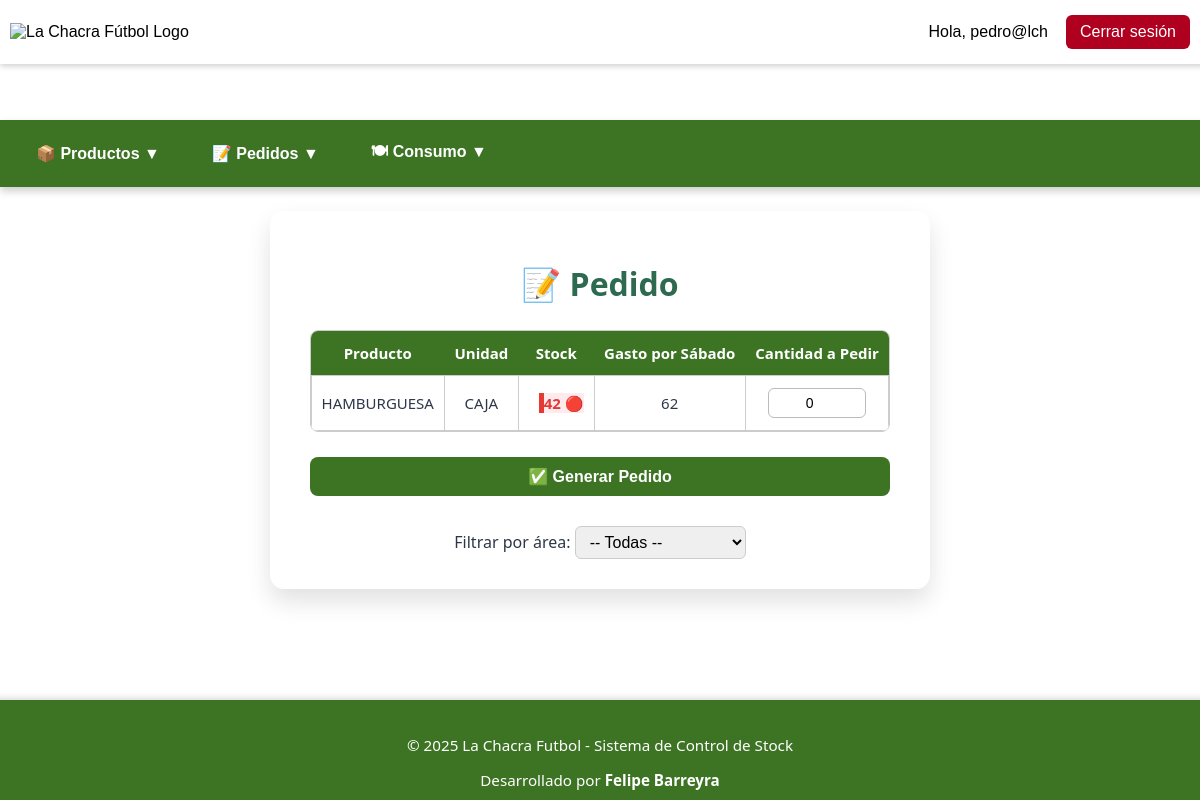
The app's page /index.php?seccion=formulario_pedido_manual (signed in) with its own data.
### tables this page shows
CREATE TABLE `productos` (
  `id` int(11) NOT NULL,
  `nombre` varchar(100) DEFAULT NULL,
  `unidad_medida` varchar(50) DEFAULT NULL,
  `cantidad_actual` decimal(10,2) DEFAULT NULL,
  `gasto_x_sabado` decimal(10,2) DEFAULT NULL,
  `fecha_ingreso` date NOT NULL DEFAULT current_timestamp(),
  `id_area` int(11) DEFAULT NULL
);

### controllers/controllerpedido.php (called while the page is built, shortened)
<?php
require_once __DIR__ . '/../models/modelproducto.php';
require_once __DIR__ . '/../models/modelpedido.php';
class PedidoController {
    public function formularioManual() {
        global $pdo;
        $productoModel = new Producto($pdo);
        $id_area = $_GET['id_area'] ?? null;
        if ($id_area) {
            $productos = $productoModel->obtenerProductosPorArea($id_area);
            $areaSeleccionada = $productoModel->obtenerNombreArea($id_area);
        } else {
            $productos = $productoModel->obtenerStockPorArea();
        }
        include __DIR__ . '/../views/pedido/generarpedido.php';
    }
}

### models/modelproducto.php (called while the page is built, shortened)
<?php
class Producto {
    private $pdo;
    public function __construct($pdo) {
        $this->pdo = $pdo;
    }
    public function obtenerStockPorArea() {
        $sql = "SELECT p.*, a.nombre AS nombre_area, a.id AS id_area
                FROM productos p
                JOIN areas a ON p.id_area = a.id
                ORDER BY a.nombre, p.nombre";
        $stmt = $this->pdo->query($sql);
        return $stmt->fetchAll();
    }
}

### views/pedido/generarpedido.php (the view, shortened to what this page needs)
<!DOCTYPE html>
<html lang="es">
<head>
    <link rel="stylesheet" href="css/styles.css">
</head>
<body>
<?php
function mostrarDecimalLimpio($num) {
    return rtrim(rtrim(number_format($num, 2, '.', ''), '0'), '.');
}
?>
<div class="pedido-form-container">
    <h1>📝 Pedido <?= $areaSeleccionada ? "– Área: $areaSeleccionada" : "" ?></h1>
    <form action="index.php?seccion=guardar_pedido_manual" method="POST" class="pedido-form">
        <div class="pedido-scroll">
            <table class="pedido">
                <thead>
                    <tr>
                        <th class="pedido">Producto</th>
                        <th class="pedido">Unidad</th>
                        <th class="pedido">Stock</th>
                        <th class="pedido">Gasto por Sábado</th>
                        <th class="pedido">Cantidad a Pedir</th>
                    </tr>
                </thead>
                <tbody>
                    <?php foreach ($productos as $p): ?>
                        <tr class="pedido">
                            <td class="pedido"><?= htmlspecialchars($p['nombre']) ?></td>
                            <td class="pedido"><?= htmlspecialchars($p['unidad_medida']) ?></td>
                            <td class="pedido">
                                <?php if ($p['cantidad_actual'] < $p['gasto_x_sabado']): ?>
                                    <span class="stock-alerta tooltip">
                                        <?= mostrarDecimalLimpio($p['cantidad_actual']) ?> 🔴
                                    </span>
                                <?php endif; ?>
                            </td>
                            <td class="pedido"><?= mostrarDecimalLimpio($p['gasto_x_sabado']) ?></td>
                            <td class="pedido">
                                <input type="number" name="productos[<?= $p['id'] ?>]" min="0" value="0" class="pedido-cantidad">
                            </td>
                        </tr>
                    <?php endforeach; ?>
                </tbody>
            </table>
        </div>
        <div class="form-footer">
            <button type="submit" class="pedido-submit">✅ Generar Pedido</button>
        </div>
    </form>
    <form method="GET" action="" class="pedido-filtro">
        <label for="id_area">Filtrar por área:</label>
        <select name="id_area" id="id_area" onchange="this.form.submit()">
            <option value="">-- Todas --</option>
        </select>
    </form>
</div>
</body>
</html>

### css/styles.css (style rules this page uses)
body { font-family: Arial, sans-serif; background-color: #fff; margin: 0; display: flex; justify-content: center; align-items: center; height: 100vh; }
button { width: 100%; padding: 12px; background-color: #337913; border: none; color: white; font-size: 16px; border-radius: 6px; cursor: pointer; }
.stock-alerta { color: #c62828; font-weight: bold; background-color: #ffebee; border-left: 5px solid #e53935; position: relative; animation: shake 0.3s ease-in-out 2; cursor: help; margin-left: 10px; }
.tooltip { position: relative; }
.pedido-form-container { max-width: 900px; margin: 40px auto; padding: 30px 40px; background-color: #ffffff; border-radius: 14px; box-shadow: 0 12px 24px rgba(0, 0, 0, 0.12); font-family: 'Segoe UI', sans-serif; color: #2d3748; }
.pedido-scroll { max-height: 400px; max-width: 100%; overflow-y: auto; overflow-x: auto; margin-top: 15px; border-radius: 8px; border: 1px solid #ccc; }
.pedido-form-container h1 { text-align: center; color: #2d6a4f; margin-bottom: 25px; font-size: 2rem; }
.pedido-form { margin-bottom: 30px; }
table.pedido { width: 100%; border-collapse: collapse; border-spacing: 0 8px; background-color: #f8f9fa; }
th.pedido, td.pedido { padding: 12px 10px; border: 1px solid #ccc; font-size: 15px; text-align: center; background-color: #ffffff; }
th.pedido { background-color: #3d7424; color: #fff; border: none; }
input.pedido-cantidad { width: 80px; padding: 6px 8px; text-align: center; border: 1px solid #bbb; border-radius: 6px; font-size: 14px; transition: border-color 0.3s ease, box-shadow 0.3s ease; }
button.pedido-submit { margin-top: 25px; background-color: #3d7424; color: white; padding: 10px 28px; border: none; border-radius: 8px; font-size: 16px; font-weight: bold; cursor: pointer; display: block; margin-left: auto; margin-right: auto; transition: background-color 0.3s, transform 0.2s; }
.pedido-filtro { text-align: center; margin-top: 20px; }
.pedido-filtro select { padding: 6px 10px; font-size: 1rem; border-radius: 6px; border: 1px solid #ccc; transition: border-color 0.3s ease; }
.tooltip { position: relative; cursor: help; display: inline-block; }
.stock-alerta { color: #e53935; font-weight: 700; }
.pedido-submit { margin-top: 20px; display: block; margin-left: auto; margin-right: auto; background-color: #3d7424; color: #fff; padding: 10px 24px; border-radius: 8px; font-size: 16px; cursor: pointer; }

### records on screen
productos: nombre "HAMBURGUESA", unidad_medida "CAJA", cantidad_actual "42", gasto_x_sabado "62"

### other values on screen
$_SESSION['usuario'] "pedro@lch"
